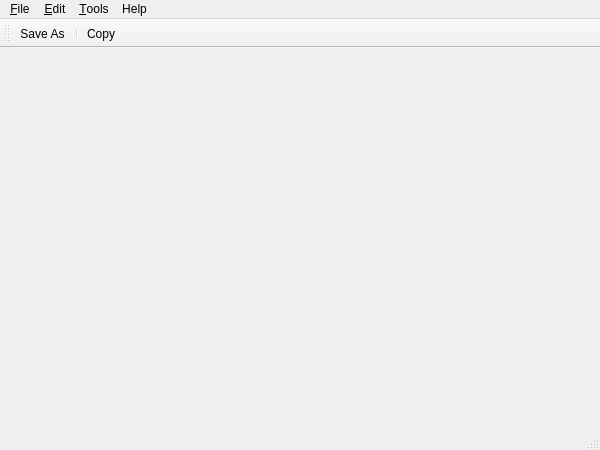
<?xml version="1.0" encoding="UTF-8"?>
<ui version="4.0">
 <class>MainWindow</class>
 <widget class="QMainWindow" name="MainWindow">
  <property name="windowModality">
   <enum>Qt::WindowModal</enum>
  </property>
  <property name="geometry">
   <rect>
    <x>0</x>
    <y>0</y>
    <width>600</width>
    <height>450</height>
   </rect>
  </property>
  <property name="windowTitle">
   <string>Windsorlinx</string>
  </property>
  <property name="windowIcon">
   <iconset>
    <normaloff>../Icon/ndt_agg1.ico</normaloff>../Icon/ndt_agg1.ico</iconset>
  </property>
  <widget class="QWidget" name="centralWidget">
   <layout class="QVBoxLayout" name="verticalLayout"/>
  </widget>
  <widget class="QMenuBar" name="menuBar">
   <property name="geometry">
    <rect>
     <x>0</x>
     <y>0</y>
     <width>600</width>
     <height>26</height>
    </rect>
   </property>
   <widget class="QMenu" name="menuFile">
    <property name="title">
     <string>&amp;File</string>
    </property>
    <addaction name="action_Open"/>
    <addaction name="actionSaveAs"/>
    <addaction name="separator"/>
    <addaction name="actionQuit"/>
   </widget>
   <widget class="QMenu" name="menuHelp">
    <property name="title">
     <string>Help</string>
    </property>
    <addaction name="actionHelp"/>
    <addaction name="actionAbout"/>
   </widget>
   <widget class="QMenu" name="menu_Edit">
    <property name="title">
     <string>&amp;Edit</string>
    </property>
    <addaction name="actionCopy"/>
   </widget>
   <widget class="QMenu" name="menuTools">
    <property name="title">
     <string>&amp;Tools</string>
    </property>
    <widget class="QMenu" name="menuLanguage">
     <property name="title">
      <string>Language</string>
     </property>
     <addaction name="actionDeutche"/>
     <addaction name="actionEspanol"/>
     <addaction name="actionEnglish"/>
    </widget>
    <addaction name="menuLanguage"/>
    <addaction name="actionPlot"/>
   </widget>
   <addaction name="menuFile"/>
   <addaction name="menu_Edit"/>
   <addaction name="menuTools"/>
   <addaction name="menuHelp"/>
  </widget>
  <widget class="QToolBar" name="mainToolBar">
   <attribute name="toolBarArea">
    <enum>TopToolBarArea</enum>
   </attribute>
   <attribute name="toolBarBreak">
    <bool>false</bool>
   </attribute>
   <addaction name="actionSaveAs"/>
   <addaction name="separator"/>
   <addaction name="actionCopy"/>
  </widget>
  <widget class="QStatusBar" name="statusBar"/>
  <action name="actionAbout">
   <property name="text">
    <string>&amp;About</string>
   </property>
   <property name="toolTip">
    <string>About program</string>
   </property>
   <property name="shortcut">
    <string>Alt+A</string>
   </property>
  </action>
  <action name="actionQuit">
   <property name="icon">
    <iconset resource="terminal.qrc">
     <normaloff>:/images/application-exit.png</normaloff>:/images/application-exit.png</iconset>
   </property>
   <property name="text">
    <string>&amp;Quit</string>
   </property>
   <property name="shortcut">
    <string>Ctrl+Q</string>
   </property>
  </action>
  <action name="actionCopy">
   <property name="enabled">
    <bool>true</bool>
   </property>
   <property name="icon">
    <iconset resource="terminal.qrc">
     <normaloff>:/images/editcopy.png</normaloff>:/images/editcopy.png</iconset>
   </property>
   <property name="text">
    <string>Copy</string>
   </property>
   <property name="shortcut">
    <string>Ctrl+C</string>
   </property>
  </action>
  <action name="actionSaveAs">
   <property name="icon">
    <iconset resource="terminal.qrc">
     <normaloff>:/images/filesave.png</normaloff>:/images/filesave.png</iconset>
   </property>
   <property name="text">
    <string>Save &amp;As </string>
   </property>
   <property name="shortcut">
    <string>Ctrl+Shift+S</string>
   </property>
  </action>
  <action name="actionHelp">
   <property name="text">
    <string>Help</string>
   </property>
   <property name="shortcut">
    <string>F1</string>
   </property>
  </action>
  <action name="action_Save">
   <property name="enabled">
    <bool>false</bool>
   </property>
   <property name="text">
    <string>&amp;Save</string>
   </property>
   <property name="shortcut">
    <string>Ctrl+S</string>
   </property>
  </action>
  <action name="action_Open">
   <property name="text">
    <string>&amp;Open</string>
   </property>
   <property name="shortcut">
    <string>Ctrl+O</string>
   </property>
  </action>
  <action name="actionPlot">
   <property name="text">
    <string>P&amp;lot</string>
   </property>
   <property name="shortcut">
    <string>Ctrl+L</string>
   </property>
  </action>
  <action name="actionDeutche">
   <property name="text">
    <string>Deutche</string>
   </property>
  </action>
  <action name="actionEspanol">
   <property name="text">
    <string>Espanol</string>
   </property>
  </action>
  <action name="actionEnglish">
   <property name="text">
    <string>English</string>
   </property>
  </action>
 </widget>
 <layoutdefault spacing="6" margin="11"/>
 <resources>
  <include location="terminal.qrc"/>
 </resources>
 <connections/>
</ui>
